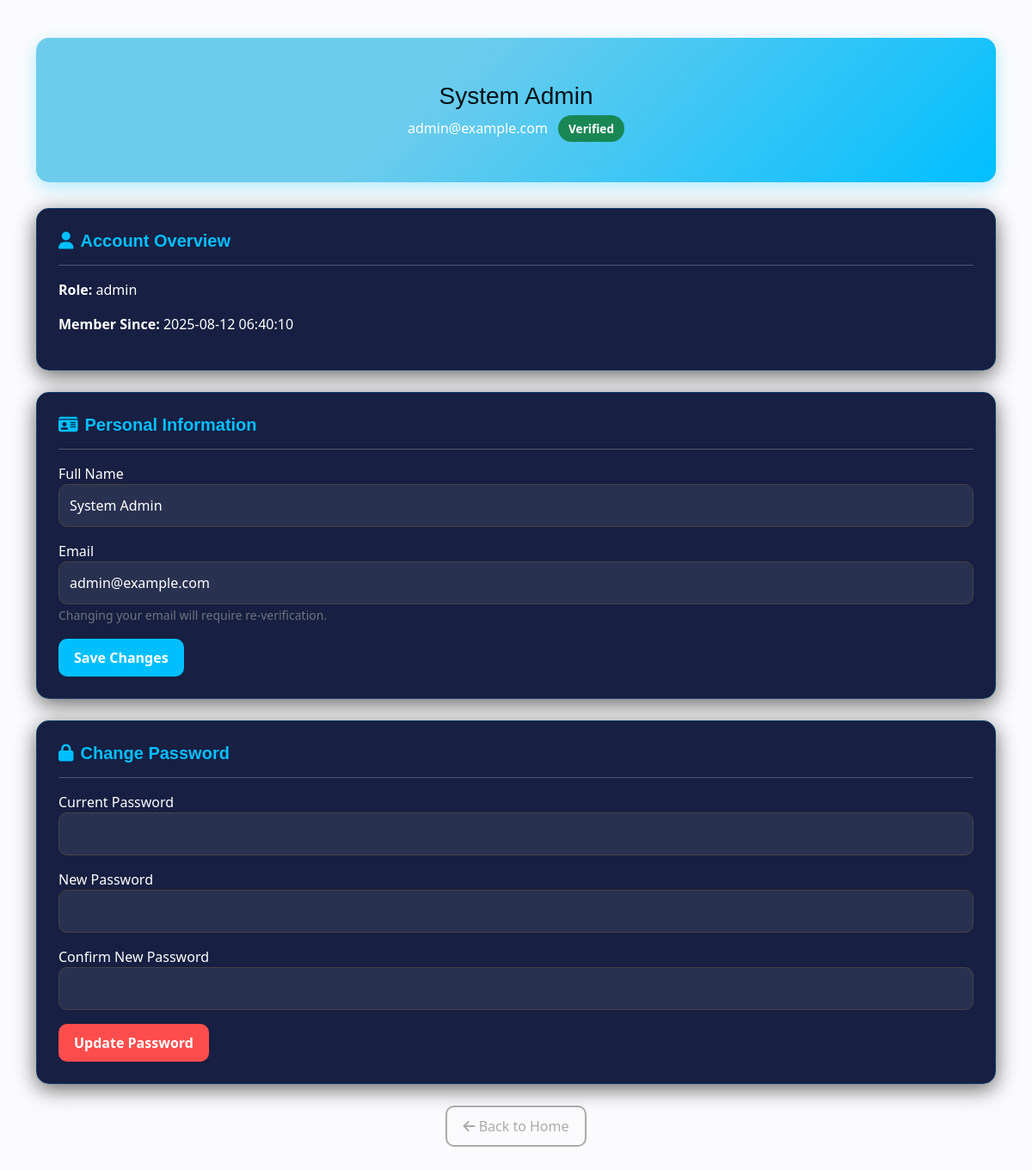
Screenshot of /Codes/customer/profile.php (signed in) with the database file from the repository.
### tables this page shows
CREATE TABLE `users` (
  `id` int(10) UNSIGNED NOT NULL,
  `name` varchar(100) NOT NULL,
  `email` varchar(255) NOT NULL,
  `avatar` varchar(255) DEFAULT NULL,
  `password` varchar(255) NOT NULL,
  `role` enum('customer','staff','admin') NOT NULL DEFAULT 'customer',
  `is_verified` tinyint(1) NOT NULL DEFAULT 0,
  `otp_code` varchar(6) DEFAULT NULL,
  `otp_expires` datetime DEFAULT NULL,
  `reset_otp` varchar(6) DEFAULT NULL,
  `reset_expires` datetime DEFAULT NULL,
  `created_at` timestamp NOT NULL DEFAULT current_timestamp(),
  `deleted_at` datetime DEFAULT NULL,
  `otp_sent_at` datetime DEFAULT NULL
);

### Codes/customer/profile.php (the view, shortened to what this page needs)
<?php
require_once __DIR__ . '/database.php';
$uid = (int)($_SESSION['user']['id'] ?? 0);
$stmt = $conn->prepare("SELECT * FROM users WHERE id = ?");
$stmt->bind_param("i", $uid);
$stmt->execute();
$user = $stmt->get_result()->fetch_assoc();
?>
<!DOCTYPE html>
<html lang="en">
<head>
<link href="css/bootstrap.min.css" rel="stylesheet">
<link href="https://cdnjs.cloudflare.com/ajax/libs/font-awesome/6.5.0/css/all.min.css" rel="stylesheet">
<link href="css/style.css?v=999" rel="stylesheet">
</head>
<body class = "profile-page">
<div class="container py-4">
    <div class="profile-header">
        <h3 class="mt-3"><?= htmlspecialchars($user['name']) ?></h3>
        <p><?= htmlspecialchars($user['email']) ?>
            <span class="badge-status <?= $user['is_verified'] ? 'bg-success' : 'bg-warning' ?>">
                <?= $user['is_verified'] ? 'Verified' : 'Unverified' ?>
            </span>
        </p>
    </div>
    <div class="card-custom">
        <h5><i class="fa-solid fa-user"></i> Account Overview</h5><hr>
        <p><strong>Role:</strong> <?= htmlspecialchars($user['role']) ?></p>
        <p><strong>Member Since:</strong> <?= htmlspecialchars($user['created_at']) ?></p>
    </div>
    <div class="card-custom">
        <h5><i class="fa-solid fa-id-card"></i> Personal Information</h5><hr>
        <form method="post">
            <div class="mb-3">
                <label>Full Name</label>
                <input type="text" name="name" class="form-control" value="<?= htmlspecialchars($user['name']) ?>" required>
            </div>
            <div class="mb-3">
                <label>Email</label>
                <input type="email" name="email" class="form-control" value="<?= htmlspecialchars($user['email']) ?>" required>
                <small class="text-muted">Changing your email will require re-verification.</small>
            </div>
            <button class="btn btn-primary">Save Changes</button>
        </form>
    </div>
    <div class="card-custom">
        <h5><i class="fa-solid fa-lock"></i> Change Password</h5><hr>
        <form method="post">
            <div class="mb-3">
                <label>Current Password</label>
                <input type="password" name="current_password" class="form-control" required>
            </div>
            <div class="mb-3">
                <label>New Password</label>
                <input type="password" name="new_password" class="form-control" required>
            </div>
            <div class="mb-3">
                <label>Confirm New Password</label>
                <input type="password" name="confirm_password" class="form-control" required>
            </div>
            <button class="btn btn-danger">Update Password</button>
        </form>
    </div>
    <div class="text-center mt-4">
        <a href="index.php" class="btn btn-outline-secondary"><i class="fa-solid fa-arrow-left"></i> Back to Home</a>
    </div>
</div>
</body>
</html>

### Codes/css/style.css (style rules this page uses)
.btn { font-weight: 600; transition: .5s; }
.btn.btn-primary { color: var(--bs-white); border: none; }
:root { --bg:#f3f5f9; --ink:#0f172a; --muted:#6b7280; --sidebar:#1f283e; --sidebar-accent:#7c4dff; --sidebar-hover:#2a3553; --card:#ffffff; --line:#e7eaf0; --shadow:0 8px 24px rgba(15,23,42,.08); --c-cyan:#22d3ee; --c-green:#22c55e; --c-orange:#fb923c; --c-red:#ef4444; --c-purple:#8b5cf6; --c-blue:#3b82f6; }
* { box-sizing:border-box }
body { background:var(--bg); color:var(--ink); font-family: Inter, system-ui, -apple-system, Segoe UI, Roboto, Arial, sans-serif; }
a { text-decoration:none }
body.profile-page { background: radial-gradient(circle at top, #fbfbfd 100%, #fefeff 40%) !important; color: #fff !important; font-family: 'Poppins', 'Segoe UI', sans-serif !important; min-height: 100vh !important; padding: 20px !important; }
body.profile-page .profile-header { text-align: center !important; padding: 35px 20px !important; background: linear-gradient(135deg, #6dccec 40%, #00BFFF ) !important; color: #fff !important; border-radius: 15px !important; margin-bottom: 30px !important; box-shadow: 0 6px 20px rgba(0, 191, 255, 0.3) !important; }
body.profile-page .badge-status { font-size: 0.85rem !important; padding: 6px 12px !important; border-radius: 50px !important; margin-left: 8px !important; font-weight: 600 !important; }
body.profile-page .card-custom { background: rgba(11, 20, 56, 0.95) !important; border-radius: 15px !important; padding: 25px !important; margin-bottom: 25px !important; box-shadow: 0 6px 25px rgba(0, 0, 0, 0.6) !important; border: 1px solid rgba(0, 191, 255, 0.2) !important; }
body.profile-page .card-custom h5 { color: #00BFFF !important; font-weight: 600 !important; margin-bottom: 15px !important; display: flex !important; align-items: center !important; gap: 8px !important; }
body.profile-page .form-control { background: rgba(255, 255, 255, 0.08) !important; border: 1px solid #444 !important; color: #fff !important; border-radius: 10px !important; padding: 12px !important; }
body.profile-page .btn { border-radius: 10px !important; padding: 10px 18px !important; font-weight: 600 !important; transition: all 0.3s ease !important; }
body.profile-page .btn-primary { background: #00BFFF !important; border: none !important; }
body.profile-page .btn-danger { background: #ff4d4d !important; border: none !important; }
body.profile-page .btn-outline-secondary { border: 2px solid #aaa !important; color: #aaa !important; }
body.profile-page .text-center a { font-weight: 500 !important; }

### Codes/customer/profile.php (style rules this page uses)
body { background: #f4f6f8; font-family: 'Segoe UI', sans-serif; }
.profile-header { text-align: center; padding: 30px 0; background: linear-gradient(135deg, #007bff, #00c6ff); color: white; border-radius: 12px; margin-bottom: 30px; }
.card-custom { background: white; border-radius: 12px; padding: 25px; box-shadow: 0 6px 20px rgba(0,0,0,0.06); margin-bottom: 25px; }
.badge-status { font-size: 0.85rem; padding: 5px 10px; border-radius: 50px; }

### rows the page displays
users: name "System Admin", email "admin@example.com", role "admin", created_at "2025-08-12 06:40:10"
